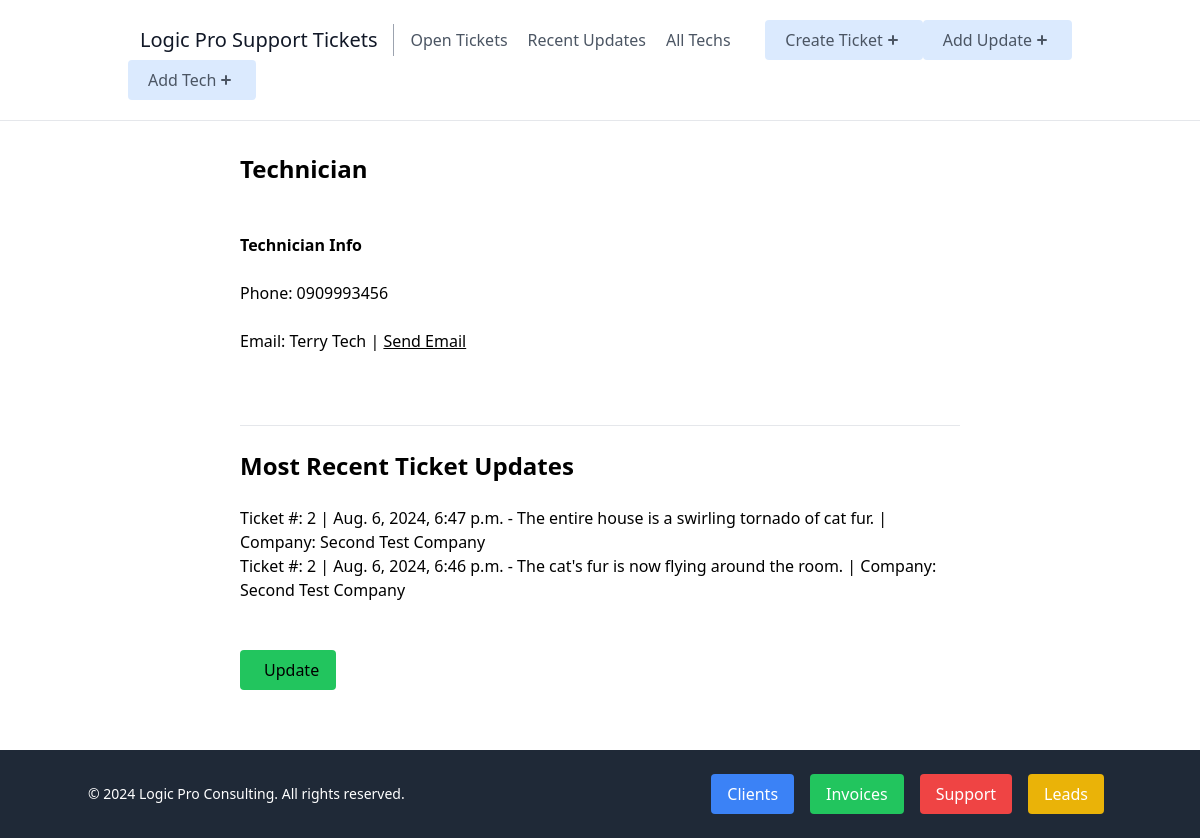
Screenshot of /support/tech/2/ with the database file from the repository.
### support/models.py (models this page shows, shortened)
class Technician(models.Model):
    first_name = models.CharField(max_length=100)
    last_name = models.CharField(max_length=100)
    email = models.EmailField()
    phone = models.CharField(max_length=20)
    is_active = models.BooleanField(default=True)
    created_at = models.DateTimeField(auto_now_add=True)
    updated_at = models.DateTimeField(auto_now=True)

class TicketUpdate(models.Model):
    update = models.TextField()
    tech = models.ForeignKey('Technician', on_delete=models.CASCADE, related_name='ticket_tech', null=True, blank=True)
    created_at = models.DateTimeField(auto_now_add=True)
    updated_at = models.DateTimeField(auto_now=True)
    ticket = models.ForeignKey(Ticket, on_delete=models.CASCADE, related_name='ticket_update', null=True, blank=True)

class Ticket(models.Model):
    title = models.CharField(max_length=100)
    description = models.TextField()
    is_resolved = models.BooleanField(default=False)
    created_at = models.DateTimeField(auto_now_add=True)
    updated_at = models.DateTimeField(auto_now=True)
    client = models.ForeignKey(Client, on_delete=models.CASCADE, related_name='ticket_client', null=True, blank=True)
    contact = models.ForeignKey(Contact, on_delete=models.CASCADE, related_name='ticket_contact', null=True, blank=True)
    site = models.ForeignKey(Site, on_delete=models.CASCADE, related_name='ticket_site', null=True, blank=True)

### clients/models.py (models this page shows, shortened)
class Client(models.Model):
    company = models.CharField(max_length=100)
    industry = models.CharField(max_length=100)
    hourly_rate = models.DecimalField(max_digits=5, decimal_places=2)
    created_at = models.DateTimeField(auto_now_add=True)
    updated_at = models.DateTimeField(auto_now=True)
    balance = models.DecimalField(max_digits=10, decimal_places=2, default=0, blank=True)
    contact = models.ForeignKey(Contact, on_delete=models.CASCADE, related_name='client_contact', null=True, blank=True)
    invoice_contact = models.ForeignKey(Contact, on_delete=models.CASCADE, related_name='invoice_contact', null=True, blank=True)

### support/views.py (the view)
# urls.py: path('support/tech/<int:pk>/', view_tech, name='view-tech'),
def view_tech(request, pk):
    tech = get_object_or_404(Technician, pk=pk)
    updates = TicketUpdate.objects.filter(tech=tech).order_by('-created_at')[:5]
    context = {
        'tech': tech,
        'updates': updates,
    }
    return render(request, 'support/view_tech.html', context)

### support/templates/support/view_tech.html
{% extends 'support/_base.html' %}
{% block content %}
    <div style="margin-bottom: 100px;" class="sm:w-2/3 mx-auto px-10">
        <h1 class="text-2xl font-bold">Technician {{ update.tech.first_name }} {{ update.tech.last_name }}
            </h1><br>
        </h1><br>
        <div class="flex justify-between">
            <div>
                <p><b>Technician Info</b></p><br>
                <p>Phone: {{ tech.phone }}</p><br>
                <p>Email: {{ tech.first_name }} {{ tech.last_name }}
                     | <a href="mailto:{{ tech.email }}"> <u>Send Email</u></a>
                </p><br>
                <br>
                <br><hr><br>
                <h1 class="text-2xl font-bold">Most Recent Ticket Updates</h1><br>
                <ul>
                {% for update in updates %}
                    <li>Ticket #: {{ update.ticket.id }} | {{ update.updated_at }} - {{ update.update }} | Company: {{ update.ticket.client.company }}</li>
                {% endfor %}
                </ul>
                <br><br>
                <a href="{% url 'update-tech' tech.pk %}"><p class="rounded bg-green-500 px-6 py-2 w-24">Update</p></a><br><br>
            </div>
        </div>
    </div>
{% endblock content %}

### rows the page displays
Technician: phone "0909993456", first_name "Terry", last_name "Tech"
TicketUpdate: ticket.id "2", updated_at "Aug. 6, 2024, 6:47 p.m.", update "The entire house is a swirling tornado of cat fur.", ticket.client.company "Second Test Company"
TicketUpdate: ticket.id "2", updated_at "Aug. 6, 2024, 6:46 p.m.", update "The cat's fur is now flying around the room.", ticket.client.company "Second Test Company"
